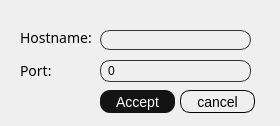
<?xml version="1.0" encoding="UTF-8"?>
<ui version="4.0">
 <class>MessengerConnectionDialog</class>
 <widget class="QDialog" name="MessengerConnectionDialog">
  <property name="geometry">
   <rect>
    <x>0</x>
    <y>0</y>
    <width>280</width>
    <height>126</height>
   </rect>
  </property>
  <property name="windowTitle">
   <string>Dialog</string>
  </property>
  <widget class="QLineEdit" name="hostname">
   <property name="geometry">
    <rect>
     <x>100</x>
     <y>30</y>
     <width>151</width>
     <height>20</height>
    </rect>
   </property>
   <property name="styleSheet">
    <string notr="true">background-color: white; border-radius: 10px; 
background:rgba(0,0,0,0);
border: 1px solid rgb(50,50,50);
padding-left:5px;</string>
   </property>
  </widget>
  <widget class="QSpinBox" name="port">
   <property name="geometry">
    <rect>
     <x>100</x>
     <y>60</y>
     <width>151</width>
     <height>22</height>
    </rect>
   </property>
   <property name="styleSheet">
    <string notr="true">background-color: white; border-radius: 10px; 
background:rgba(0,0,0,0);
border: 1px solid rgb(50,50,50);
padding-left:5px;</string>
   </property>
   <property name="maximum">
    <number>99999</number>
   </property>
  </widget>
  <widget class="QLabel" name="label">
   <property name="geometry">
    <rect>
     <x>20</x>
     <y>30</y>
     <width>81</width>
     <height>16</height>
    </rect>
   </property>
   <property name="styleSheet">
    <string notr="true">font-family:Poppins;
font-weight:400;
font-size:14px;</string>
   </property>
   <property name="text">
    <string>Hostname:</string>
   </property>
  </widget>
  <widget class="QLabel" name="label_2">
   <property name="geometry">
    <rect>
     <x>20</x>
     <y>60</y>
     <width>71</width>
     <height>21</height>
    </rect>
   </property>
   <property name="styleSheet">
    <string notr="true">font-family:Poppins;
font-weight:400;
font-size:14px;</string>
   </property>
   <property name="text">
    <string>Port:</string>
   </property>
  </widget>
  <widget class="QPushButton" name="ok">
   <property name="geometry">
    <rect>
     <x>100</x>
     <y>90</y>
     <width>75</width>
     <height>23</height>
    </rect>
   </property>
   <property name="cursor">
    <cursorShape>PointingHandCursor</cursorShape>
   </property>
   <property name="styleSheet">
    <string notr="true">QPushButton{
border-radius: 10px; 
font-family: 'Poppins';
font-style: normal;
font-weight: 400;
font-size: 14px;
background:rgb(19,19,19);
color:white;
}
QPushButton:hover{
background:rgb(129, 129, 129);
}

</string>
   </property>
   <property name="text">
    <string>Accept</string>
   </property>
  </widget>
  <widget class="QPushButton" name="cancel">
   <property name="geometry">
    <rect>
     <x>180</x>
     <y>90</y>
     <width>75</width>
     <height>23</height>
    </rect>
   </property>
   <property name="cursor">
    <cursorShape>PointingHandCursor</cursorShape>
   </property>
   <property name="styleSheet">
    <string notr="true">QPushButton{
border-radius: 10px; 
font-family: 'Poppins';
font-style: normal;
font-weight: 400;
font-size: 14px;
background:rgba(19,19,19,0);
border: 1px solid black;
color:black;
}
QPushButton:hover{
background:rgb(19,19,19);
color: white;
}

</string>
   </property>
   <property name="text">
    <string>cancel</string>
   </property>
  </widget>
 </widget>
 <resources/>
 <connections/>
</ui>
